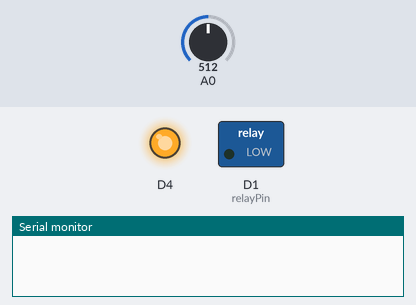
Simulated run of this sketch. Board: ESP8266 (NodeMCU). Shown: switched loads named in the sketch (green lamp = pin HIGH), output pins drawn as LEDs (lit = HIGH, except the on-board LED, lit = LOW), the last lines printed to the serial monitor. Inputs (shaded band) come from the test bench; at power-on: A0 = 512. Pins used as bus, display or sensor lines are not drawn.

Above: at 0.0 s.
At 6.3 s:
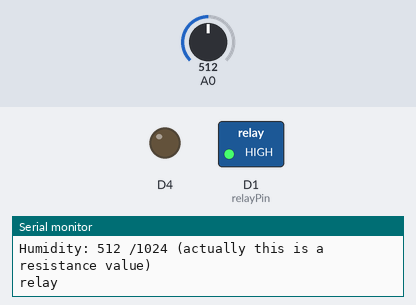
At 78.5 s:
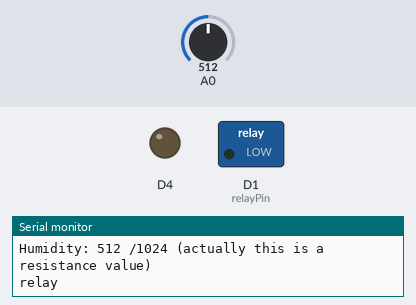
Timing chart, 0 to 80.0 s (numbered marks = the images above):
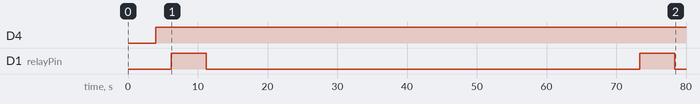

The sketch:

PlantWatcher-simple.ino
```cpp
/*
  PlantWatcher - Basic (no wifi, no timer)
  Reads an analog input on pin 0, determining if the plant needs to be watered or not
  If true, disconnect the sensor (sparing energy) and turns a relay on (pin 5)
  that control the water pump.
*/


//Relay Shield transistor closes relay when D1 is HIGH
const int relayPin = D1;
// we assume that moisture is powered through D5
const int moisturePinPower = D5;


// the setup routine runs once when you press reset:
void setup() {

  delay(2000);
  // initialize serial communication at 9600 bits per second:
  Serial.begin(9600);

  Serial.println("Waking from sleep");

  delay(2000);

  pinMode(relayPin, OUTPUT);
  pinMode(moisturePinPower, OUTPUT);
  pinMode(BUILTIN_LED, OUTPUT);
  int sensorValue = 0;

  digitalWrite(BUILTIN_LED, HIGH);  // turn on LED with voltage HIGH

  do {
    // First, ready moisture, light on the pump

    digitalWrite(moisturePinPower, HIGH);   // turn the sensor power on (HIGH is the voltage level)
    delay(1000);
    // read the input on analog pin 0:
    analogRead(A0);
    delay(1000);
    sensorValue = analogRead(A0);
    Serial.flush();
    delay(100);
    Serial.println(sensorValue);
    Serial.flush();
    delay(100);
    digitalWrite(moisturePinPower, LOW); // turn the sensor power off (to spare electricity and to avoid corroding the sensor plates)


    int h = sensorValue;


    if (isnan(h)) {
      Serial.println("Failed to read from sensor!");
      return;
    }

    Serial.print("Humidity: ");
    Serial.print(h);
    Serial.println(" /1024 (actually this is a resistance value)");

    if (sensorValue > 250)
    {
      digitalWrite(relayPin, HIGH);   // turn the relay on (HIGH is the voltage level)
      Serial.println("relay");
      delay(5000); // pumps water during 5 secondes
      digitalWrite(relayPin, LOW);   // turn the relay off
    }


    delay (60000); // let soil absorb water before next measurement

  } while (sensorValue > 250); // keep reading/watering until the moisture level is correct


  Serial.println("My work is done. Going to deepsleep for a while");
  digitalWrite(BUILTIN_LED, LOW);
  // deepSleep time is defined in microseconds. Multiply
  // seconds by 1e6
  int sleepTimeS = 60 * 60 * 1; //1 hour
  ESP.deepSleep(sleepTimeS * 1000000);


}

// the loop routine runs over and over again forever:
void loop() {

// nothing here because using ESP8266 DeepSleep


}
```

Measured:
- by itself, D4: LOW → HIGH at 4.0 s
- by itself, D1 (relayPin): alternates HIGH for 5.0 s and LOW for 62.2 s
